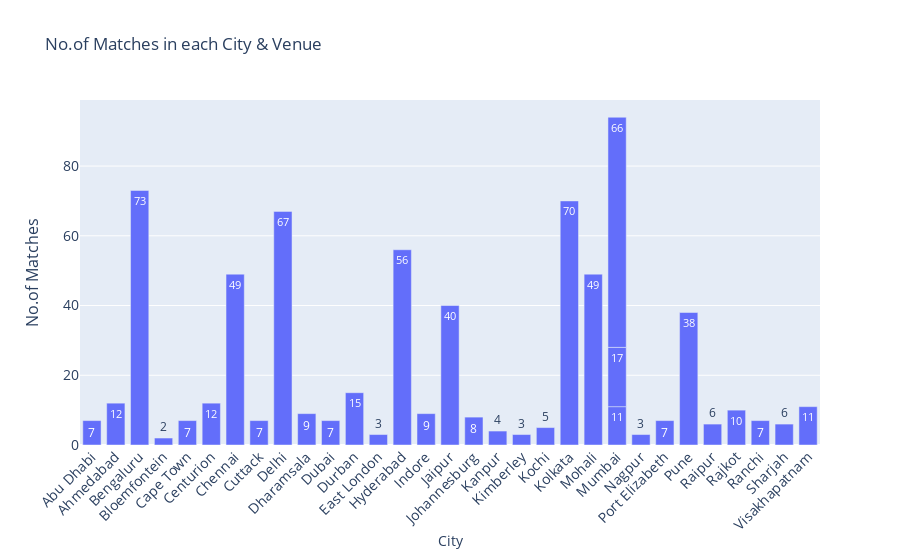

Source (notebook cell):
### Markdown cell above
<a id=section50109></a>
#### 5.1.9 No.of Matches played in each City & Venue

### Code cell
mc = matches.groupby(['city', 'venue'])['match_id'].count().reset_index()
plotGraph(mc['city'], mc['match_id'], mc['venue'], 'City', 'No.of Matches', 'No.of Matches in each City & Venue')
#matches.groupby(['city'])['match_id'].count().iplot(kind='bar', title='No.of Matches played/held in each City')

### Figure 1 — Plotly figure (JSON) as saved in the notebook; plotly's stock layout.template omitted (floating-point values rounded to 4 significant figures)
{"data": [{"hovertext": ["Sheikh Zayed Stadium", "Sardar Patel Stadium, Motera", "M Chinnaswamy Stadium", "OUTsurance Oval", "Newlands", "SuperSport Park", "MA Chidambaram Stadium, Chepauk", "Barabati Stadium", "Feroz Shah Kotla Ground", "Himachal Pradesh Cricket Association Stadium", "Dubai International Cricket Stadium", "Kingsmead", "Buffalo Park", "Rajiv Gandhi International Stadium, Uppal", "Holkar Cricket Stadium", "Sawai Mansingh Stadium", "New Wanderers Stadium", "Green Park", "De Beers Diamond Oval", "Nehru Stadium", "Eden Gardens", "Punjab Cricket Association IS Bindra Stadium, Mohali", "Brabourne Stadium", "Dr DY Patil Sports Academy", "Wankhede Stadium", "Vidarbha Cricket Association Stadium, Jamtha", "St George's Park", "Subrata Roy Sahara Stadium", "Shaheed Veer Narayan Singh International Stadium", "Saurashtra Cricket Association Stadium", "JSCA International Stadium Complex", "Sharjah Cricket Stadium", "Dr. Y.S. Rajasekhara Reddy ACA-VDCA Cricket Stadium"], "text": [7, 12, 73, 2, 7, 12, 49, 7, 67, 9, 7, 15, 3, 56, 9, 40, 8, 4, 3, 5, 70, 49, 11, 17, 66, 3, 7, 38, 6, 10, 7, 6, 11], "textposition": "auto", "type": "bar", "x": ["Abu Dhabi", "Ahmedabad", "Bengaluru", "Bloemfontein", "Cape Town", "Centurion", "Chennai", "Cuttack", "Delhi", "Dharamsala", "Dubai", "Durban", "East London", "Hyderabad", "Indore", "Jaipur", "Johannesburg", "Kanpur", "Kimberley", "Kochi", "Kolkata", "Mohali", "Mumbai", "Mumbai", "Mumbai", "Nagpur", "Port Elizabeth", "Pune", "Raipur", "Rajkot", "Ranchi", "Sharjah", "Visakhapatnam"], "y": [7, 12, 73, 2, 7, 12, 49, 7, 67, 9, 7, 15, 3, 56, 9, 40, 8, 4, 3, 5, 70, 49, 11, 17, 66, 3, 7, 38, 6, 10, 7, 6, 11]}], "layout": {"bargap": 0.15, "bargroupgap": 0.1, "barmode": "group", "legend": {"bgcolor": "rgba(255, 255, 255, 0)", "bordercolor": "rgba(255, 255, 255, 0)", "x": 0, "y": 1}, "title": {"text": "No.of Matches in each City & Venue"}, "xaxis": {"tickangle": -45, "tickfont": {"size": 14}, "title": {"text": "City"}}, "yaxis": {"tickfont": {"size": 14}, "title": {"font": {"size": 16}, "text": "No.of Matches"}}}}
